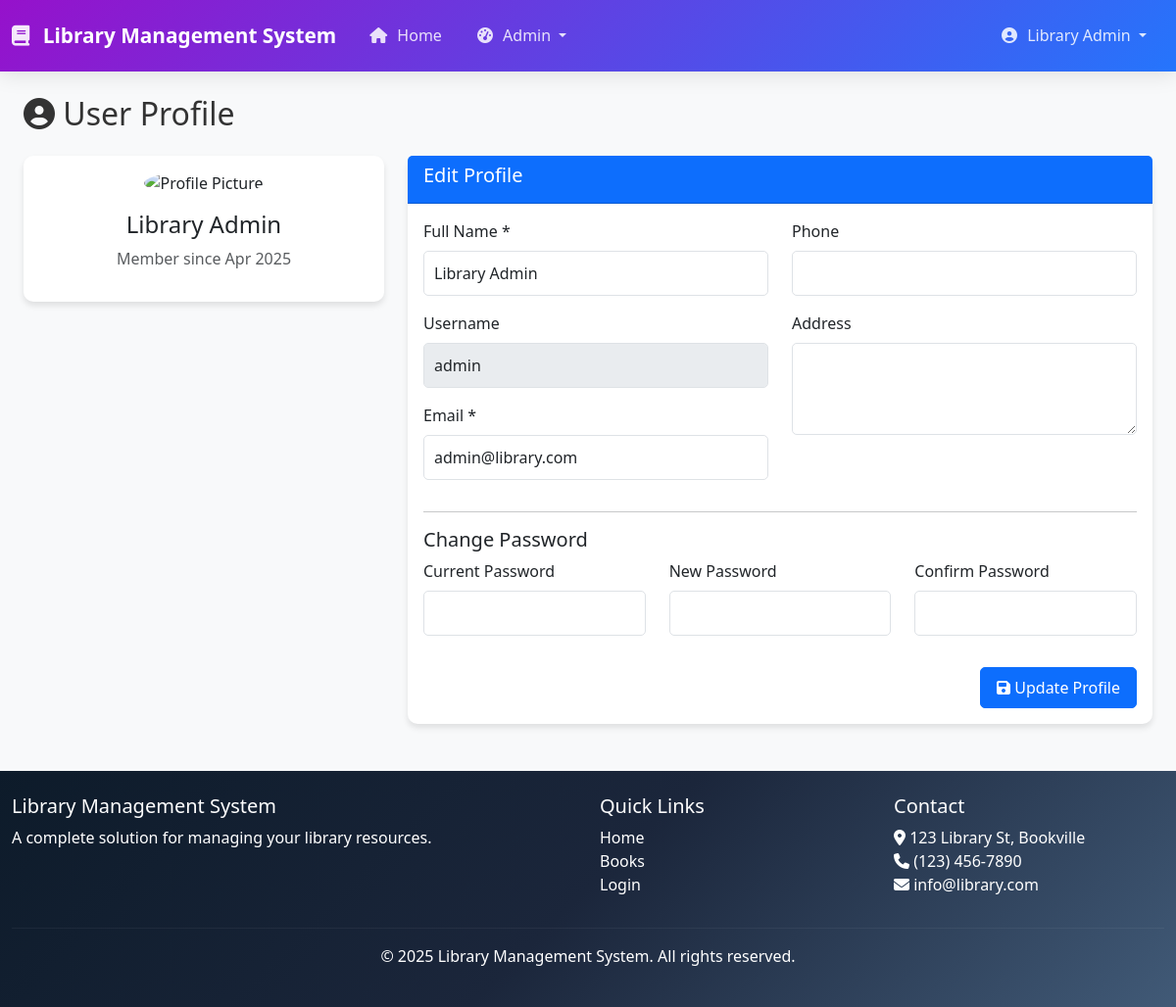
Screenshot of /user/profile.php (signed in) with the database file from the repository.
### tables this page shows
CREATE TABLE `users` (
  `user_id` int(11) NOT NULL,
  `username` varchar(50) NOT NULL,
  `password` varchar(255) NOT NULL,
  `email` varchar(100) NOT NULL,
  `full_name` varchar(100) NOT NULL,
  `phone` varchar(20) DEFAULT NULL,
  `address` text DEFAULT NULL,
  `user_type` enum('admin','librarian','member') NOT NULL DEFAULT 'member',
  `status` enum('active','inactive') NOT NULL DEFAULT 'active',
  `created_at` timestamp NOT NULL DEFAULT current_timestamp(),
  `updated_at` timestamp NOT NULL DEFAULT current_timestamp() ON UPDATE current_timestamp()
);

### user/profile.php (the view, shortened to what this page needs)
<?php
require_once '../includes/header.php';
$stmt = $pdo->prepare("SELECT * FROM users WHERE user_id = ?");
$stmt->execute([$_SESSION['user_id']]);
$user = $stmt->fetch(PDO::FETCH_ASSOC);
?>
<div class="container mt-4">
    <h2><i class="fas fa-user-circle"></i> User Profile</h2>
    <div class="row mt-4">
        <div class="col-md-4">
            <div class="card">
                <div class="card-body text-center">
                    <img src="../assets/images/user-avatars/default.png" class="rounded-circle mb-3"
                        style="width: 150px; height: 150px; object-fit: cover;" alt="Profile Picture">
                    <h4><?= htmlspecialchars($user['full_name']) ?></h4>
                    <p class="text-muted">Member since <?= date('M Y', strtotime($user['created_at'])) ?></p>
                </div>
            </div>
        </div>
        <div class="col-md-8">
            <div class="card">
                <div class="card-header bg-primary text-white">
                    <h5>Edit Profile</h5>
                </div>
                <div class="card-body">
                    <form method="POST">
                        <div class="row">
                            <div class="col-md-6">
                                <div class="mb-3">
                                    <label for="full_name" class="form-label">Full Name *</label>
                                    <input type="text" class="form-control" id="full_name" name="full_name"
                                        value="<?= htmlspecialchars($user['full_name']) ?>" required>
                                </div>
                                <div class="mb-3">
                                    <label for="username" class="form-label">Username</label>
                                    <input type="text" class="form-control" id="username"
                                        value="<?= htmlspecialchars($user['username']) ?>" disabled>
                                </div>
                                <div class="mb-3">
                                    <label for="email" class="form-label">Email *</label>
                                    <input type="email" class="form-control" id="email" name="email"
                                        value="<?= htmlspecialchars($user['email']) ?>" required>
                                </div>
                            </div>
                            <div class="col-md-6">
                                <div class="mb-3">
                                    <label for="phone" class="form-label">Phone</label>
                                    <input type="tel" class="form-control" id="phone" name="phone"
                                        value="<?= htmlspecialchars($user['phone']) ?>">
                                </div>
                                <div class="mb-3">
                                    <label for="address" class="form-label">Address</label>
                                    <textarea class="form-control" id="address" name="address"
                                        rows="3"><?= htmlspecialchars($user['address']) ?></textarea>
                                </div>
                            </div>
                        </div>
                        <hr>
                        <h5>Change Password</h5>
                        <div class="row">
                            <div class="col-md-4">
                                <div class="mb-3">
                                    <label for="current_password" class="form-label">Current Password</label>
                                    <input type="password" class="form-control" id="current_password"
                                        name="current_password">
                                </div>
                            </div>
                            <div class="col-md-4">
                                <div class="mb-3">
                                    <label for="new_password" class="form-label">New Password</label>
                                    <input type="password" class="form-control" id="new_password" name="new_password">
                                </div>
                            </div>
                            <div class="col-md-4">
                                <div class="mb-3">
                                    <label for="confirm_password" class="form-label">Confirm Password</label>
                                    <input type="password" class="form-control" id="confirm_password"
                                        name="confirm_password">
                                </div>
                            </div>
                        </div>
                        <div class="d-grid gap-2 d-md-flex justify-content-md-end mt-3">
                            <button type="submit" class="btn btn-primary">
                                <i class="fas fa-save"></i> Update Profile
                            </button>
                        </div>
                    </form>
                </div>
            </div>
        </div>
    </div>
</div>
<?php require_once '../includes/footer.php'; ?>

### assets/css/style.css (style rules this page uses)
body { font-family: 'Segoe UI', Tahoma, Geneva, Verdana, sans-serif; background-color: #f8f9fa; color: #333; }
.container { max-width: 1200px; }
.card { border: none; border-radius: 10px; box-shadow: 0 4px 6px rgba(0, 0, 0, 0.1); transition: transform 0.3s ease, box-shadow 0.3s ease; }
.btn { border-radius: 5px; padding: 8px 16px; font-weight: 500; }
.btn-primary { background-color: #e10dfd #a50dfd; border-color: #0d6efd; }
.form-control, .form-select { border-radius: 5px; padding: 10px; }

### rows the page displays
users: full_name "Library Admin", created_at "Apr 2025", username "admin", email "admin@library.com"

### other values shown
$_SESSION['full_name'] "Library Admin"
